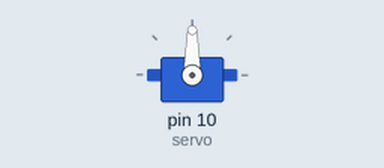
Simulated run of this sketch. Board: Arduino Uno, built with avr-gcc and run on an emulated ATmega328P. On the bench: servo.

Above: at 0.05 s.
Timing chart, 0 to 4.6 s (numbered marks = the images above):
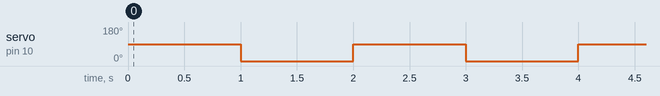

The sketch:

servo.ino
```cpp
#include <Servo.h>

Servo servo;

void setup()
{
  servo.attach(10, 500, 2500);
}

void loop()
{
  servo.write(90);
  delay(1000);
  servo.write(0);
  delay(1000);
}
```

Measured:
- by itself, servo on pin 10 (servo): alternates 90° for 1.0 s and 0° for 1.0 s
